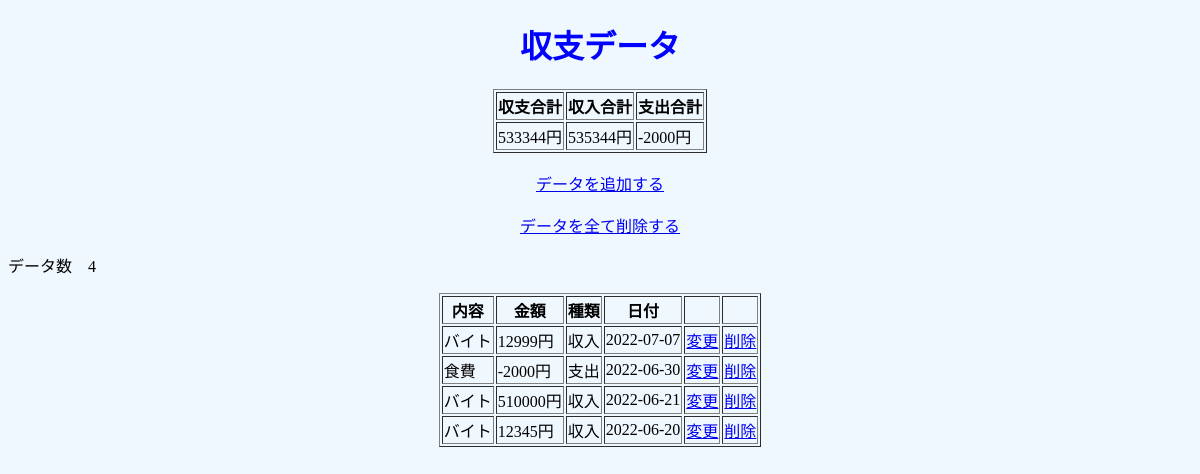
The page / on the database its author committed.
### app.py (models this page shows)
class Data(db.Model):
    id = db.Column(db.Integer,primary_key=True)
    title = db.Column(db.String(30), nullable=False)
    money = db.Column(db.Integer, nullable=False)
    paymenttype = db.Column(db.String(4),nullable=False)#1か2
    created_at = db.Column(db.DateTime, nullable = False ,default = datetime.now(pytz.timezone('Asia/Tokyo')))

### app.py (the view)
@app.route("/", methods=['GET','POST'])
def index():
    if request.method == 'GET':
        datas = Data.query.all()
        plus=0#収入合計
        mynus=0#支出合計
        for data in datas:
            if data.money>0:
                plus+=data.money
            else:
                mynus+=data.money
        sum=plus+mynus #合計
        count = db.session.query(Data).count()
        return render_template("index.html",datas=datas,sum=sum,plus=plus,mynus=mynus,count=count)

### app.py (called while the page is built)
@app.context_processor
def override_url_for():
    return dict(url_for=dated_url_for)

def dated_url_for(endpoint, **values):
    if endpoint == 'static':
        filename = values.get('filename', None)
        if filename:
            file_path = os.path.join(app.root_path,endpoint, filename)
            values['q'] = int(os.stat(file_path).st_mtime)
    return url_for(endpoint, **values)

### templates/index.html (shortened to what this page needs)
<!DOCTYPE html>
<html lang="en">
<head>
    <link rel= "stylesheet" type= "text/css" href= "{{ url_for('static',filename='css/style_index.css') }}">
</head>
<body>
    <h1 id="title_index">収支データ</h1>
    <table id ="datatable" border="1">
        <tr>
            <th>収支合計</th>
            <th>収入合計</th>
            <th>支出合計</th>
        </tr>
        <tr>
            <td>{{ sum }}円</td>
            <td>{{ plus }}円</td>
            <td>{{ mynus }}円</td>
        </tr>
    </table>
    <br>
    <div id ="button_add"><a href="/add" role="button">データを追加する</a></div>
    <br>
    <table id="datatablesub" border="1">
        <tr>
            <th>内容</th>
            <th>金額</th>
            <th>種類</th>
            <th>日付</th>
            <th>　　</th>
            <th>　　</th>
        </tr>
        <div id ="button_delete"><a href="/delete_all" role="button"  onclick="return all_delete_check()">データを全て削除する</a></div>
        <p>データ数　{{ count }}</p>
    {% for data in datas | reverse %}
        <tr>
            <td>{{ data.title }}</td>
            <td>{{ data.money }}円</td>
            <td>{{ data.paymenttype }}</td>
            <td>{{ data.created_at.date() }}</td>
            <td><a href="/{{ data.id }}/update" role = "button">変更</a></td>
            <td><a href="/{{ data.id }}/delete" role = "button">削除</a></td>
        </tr>
    {% endfor %}
    </table>
    <br>
</body>
</html>

### static/css/style_index.css (style rules this page uses)
body { background-color:aliceblue; }
#title_index { color: blue; text-align: center; }
#datatable { margin-left: auto; margin-right: auto; }
#datatablesub { margin-left: auto; margin-right: auto; }
#button_add { text-align: center; }
#button_delete { text-align: center; }

### rows shown on the page
Data: title "バイト", money "12999", paymenttype "収入", created_at "2022-07-07"
Data: title "食費", money "-2000", paymenttype "支出", created_at "2022-06-30"
Data: title "バイト", money "510000", paymenttype "収入", created_at "2022-06-21"
Data: title "バイト", money "12345", paymenttype "収入", created_at "2022-06-20"

### other values the page prints
{{ sum }} "533344"
{{ plus }} "535344"
{{ mynus }} "-2000"
{{ count }} "4"
